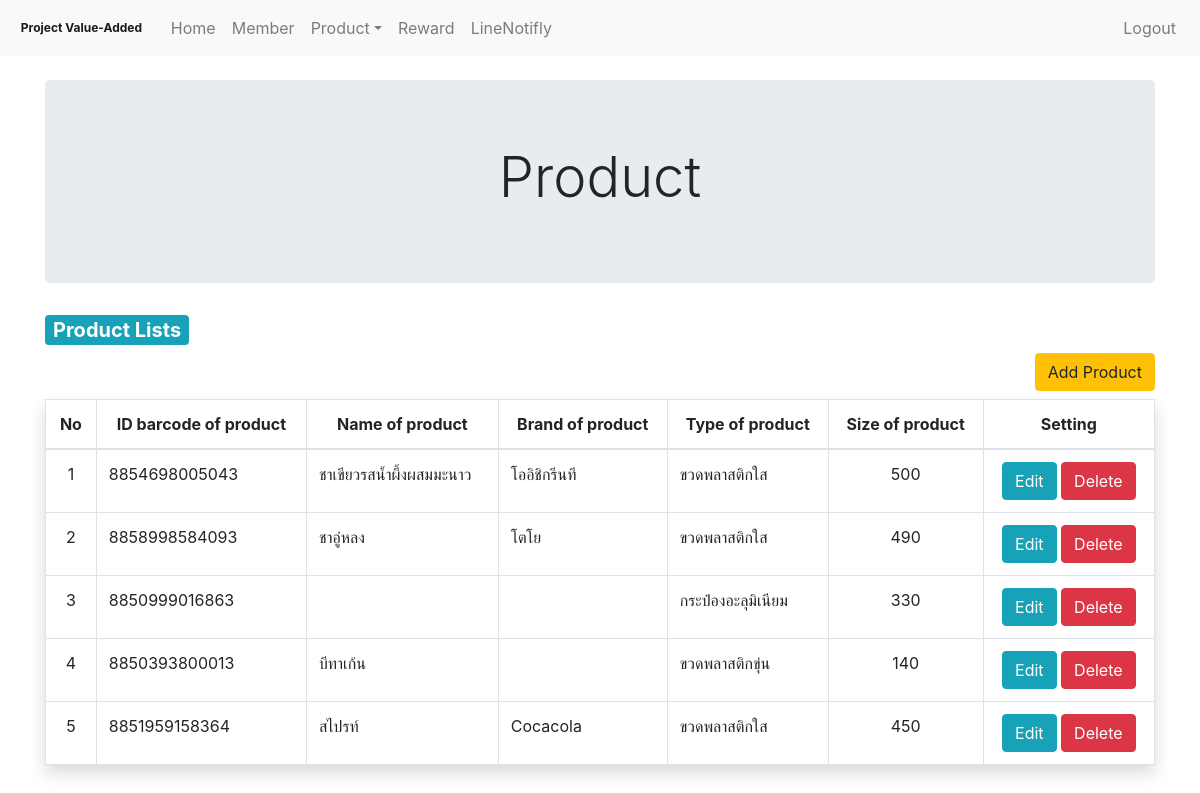
/Admin/product.php, run on an earlier commit of the app's database.
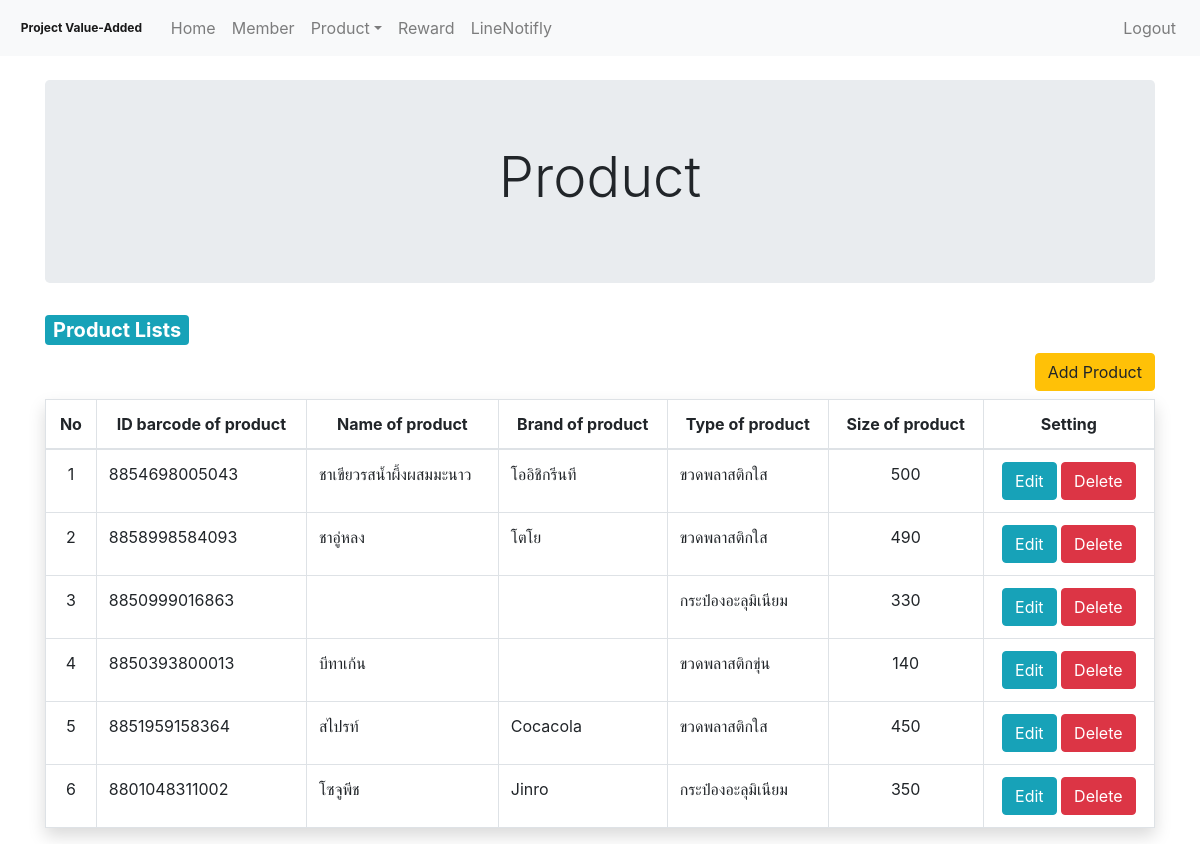
And on a later commit of the database.
### tables this page shows
CREATE TABLE `product` (
  `id_product` int(20) NOT NULL COMMENT 'primary key',
  `id_barcode_product` varchar(13) NOT NULL,
  `name_product_thai` varchar(255) NOT NULL,
  `name_product_eng` varchar(50) NOT NULL,
  `brand_product` varchar(50) NOT NULL,
  `size_product` varchar(10) NOT NULL,
  `id_type_product` int(10) NOT NULL COMMENT 'foreign key'
);

CREATE TABLE `type_product` (
  `id_type_product` int(11) NOT NULL COMMENT 'primary key',
  `name_eng_type_product` varchar(255) NOT NULL,
  `name_th_type_product` varchar(255) NOT NULL,
  `point_of_type` int(5) NOT NULL
);

### Admin/product.php (called while the page is built, shortened)
<?php
include "./src/component/header.php";
include "./src/component/nev.php";
include "./src/views/product_modal.php";
include "./src/component/footage.php";

### Admin/src/models/product_fetch.php (called while the page is built, shortened)
<?php
require "./../Mysql/Connect.php";
$q_fetch_lists = "SELECT * FROM product INNER JOIN type_product ON product.id_type_product = type_product.id_type_product";
$result_fetch_lists = mysqli_query($dbcon, $q_fetch_lists);

### Admin/src/views/product_modal.php (the view, shortened to what this page needs)
<?php
require './src/models/product_fetch.php';
?>
<div class="container pt-4">
    <div class="row">
        <div class="col-12 text-center">
            <div class="jumbotron">
                <h1 class="display-4">Product</h1>
            </div>
        </div>
    </div>
    <div class="row">
        <div class="col-12">
            <h1 class="badge badge-info" style="font-size: 1.25em;">Product Lists</h1>
        </div>
        <div class="col-12 text-right mb-2">
            <button type="button" class="btn btn-warning" data-toggle="modal" data-target="#modal-product-add">
                Add Product
            </button>
        </div>
        <div class="col-12">
            <table class="table table-bordered shadow">
                <thead>
                    <tr class="text-center">
                        <th scope="col">No</th>
                        <th scope="col">ID barcode of product</th>
                        <th scope="col">Name of product</th>
                        <th scope="col">Brand of product</th>
                        <th scope="col">Type of product</th>
                        <th scope="col">Size of product</th>
                        <th scope="col">Setting</th>
                    </tr>
                </thead>
                <tbody>
                    <?php
                    $No = 0;
                    while ($lists_product = mysqli_fetch_assoc($result_fetch_lists)) {
                        $No = $No + 1;
                    ?>
                        <tr>
                            <td class="text-center"><?php echo ($No) ?></td>
                            <td scope="row"><?php echo $lists_product['id_barcode_product']; ?></td>
                            <td scope="row"><?php echo $lists_product['name_product_thai']; ?></td>
                            <td scope="row"><?php echo $lists_product['brand_product']; ?></td>
                            <td scope="row"><?php echo $lists_product['name_th_type_product']; ?></td>
                            <td scope="row" class="text-center"><?php echo $lists_product['size_product']; ?></td>
                            <td scope="row" class="text-center">
                                <button class="btn btn-info " id="<?php echo $lists_product['id_product']; ?>">Edit</button>
                                <button class="btn btn-danger product_delete" id="<?php echo $lists_product['id_product']; ?>">Delete</button>
                            </td>
                        </tr>
                    <?php } ?>
                </tbody>
            </table>
        </div>
    </div>
</div>

### Admin/src/component/header.php (shortened to what this page needs)
<!doctype html>
<html lang="en">
<head>
    <link rel="stylesheet" href="https://use.fontawesome.com/releases/v5.7.0/css/all.css">
    <link rel="stylesheet" href="https://maxcdn.bootstrapcdn.com/bootstrap/4.5.2/css/bootstrap.min.css">
    <link rel="stylesheet" href="../Admin/src/css/admin.css">
</head>
<body>

### Admin/src/component/nev.php (shortened to what this page needs)
<nav class="navbar navbar-expand-lg navbar-light bg-light">
    <a class="navbar-brand badge">Project Value-Added</a>
    <div class="collapse navbar-collapse" id="navbarSupportedContent">
        <ul class="navbar-nav mr-auto">
            <li class="nav-item">
                <a class="nav-link btn_home_menu" href="home.php">Home</a>
            </li>
            <li class="nav-item">
                <a class="nav-link btn_member_menu" href="member.php">Member</a>
            </li>
            <li class="nav-item dropdown">
                <a class="nav-link dropdown-toggle btn_product_menu" href="#" id="navbarDropdown" role="button" data-toggle="dropdown" aria-haspopup="true" aria-expanded="false">Product</a>
            </li>
            <li class="nav-item">
                <a class="nav-link btn_reward_menu" href="reward.php">Reward</a>
            </li>
            <li class="nav-item">
                <a class="nav-link btn_setting_menu" href="setting.php">LineNotifly</a>
            </li>
        </ul>
        <ul class="navbar-nav mr-right">
            <li class="nav-item">
                <a class="nav-link btn_setting_menu" href="./src/models/logout.php">Logout</a>
            </li>
        </ul>
    </div>
</nav>

### Admin/src/component/footage.php (shortened to what this page needs)
</body>
</html>

### Admin/src/css/admin.css (style rules this page uses)
input, button, p { vertical-align: middle; }

What changed in the data, as far as the page shows it:
added product: id_barcode_product "8801048311002", name_product_thai "โซจูพีช", brand_product "Jinro", id_type_product.name_th_type_product "กระป๋องอะลุมิเนียม", size_product "350"
